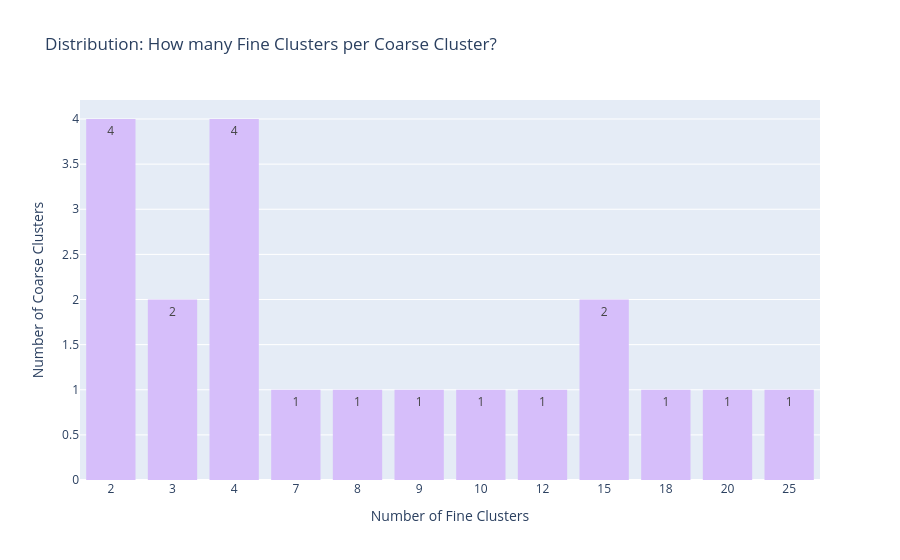

Notebook cell for this chart:
### Code cell
import plotly.express as px

# 1. Extract df_fine
df_fine = results["metrics_df"][results["metrics_df"]["Level"] == "Fine"].copy()

# ==========================================
# Chart 1: Fine Clusters per Coarse Cluster
# ==========================================
# Extract the Coarse Parent (e.g., "C0" from "C0_F1")
df_fine["Coarse Parent"] = df_fine["Cluster ID"].apply(lambda x: x.split("_")[0])

# Count how many fine clusters belong to each coarse parent
fine_cluster_counts = df_fine.groupby("Coarse Parent").size().reset_index(name="Fine_Count")

# CRITICAL FIX: Cast to integer and get explicitly sorted unique values
fine_cluster_counts["Fine_Count"] = fine_cluster_counts["Fine_Count"].astype(int)
sorted_x_values = sorted(fine_cluster_counts["Fine_Count"].unique())

# Plot the distribution
fig1 = px.histogram(
    fine_cluster_counts, 
    x="Fine_Count", 
    title="Distribution: How many Fine Clusters per Coarse Cluster?",
    labels={"Fine_Count": "Number of Fine Clusters"},
    text_auto=True,
    color_discrete_sequence=['#D6BEFA']
)

# Update layout to explicitly order by our sorted integer array
fig1.update_layout(
    yaxis_title="Number of Coarse Clusters", 
    xaxis=dict(
        type='category',                     
        categoryorder='array',              # Change from 'category ascending' to 'array'
        categoryarray=sorted_x_values       # Pass the properly sorted [5, 8, 10, 12] array
    )
)
fig1.show()

### Figure 1 — Plotly figure (JSON) as saved in the notebook; plotly's stock layout.template omitted (floating-point values rounded to 4 significant figures)
{"data": [{"bingroup": "x", "hovertemplate": "Number of Fine Clusters=%{x}<br>count=%{y}<extra></extra>", "legendgroup": "", "marker": {"color": "#D6BEFA", "pattern": {"shape": ""}}, "name": "", "orientation": "v", "showlegend": false, "texttemplate": "%{value}", "type": "histogram", "x": [25, 2, 2, 15, 7, 4, 3, 9, 20, 15, 12, 4, 4, 10, 18, 3, 8, 2, 4, 2], "xaxis": "x", "yaxis": "y"}], "layout": {"barmode": "relative", "legend": {"tracegroupgap": 0}, "title": {"text": "Distribution: How many Fine Clusters per Coarse Cluster?"}, "xaxis": {"anchor": "y", "categoryarray": [2, 3, 4, 7, 8, 9, 10, 12, 15, 18, 20, 25], "categoryorder": "array", "domain": [0, 1], "title": {"text": "Number of Fine Clusters"}, "type": "category"}, "yaxis": {"anchor": "x", "domain": [0, 1], "title": {"text": "Number of Coarse Clusters"}}}}
